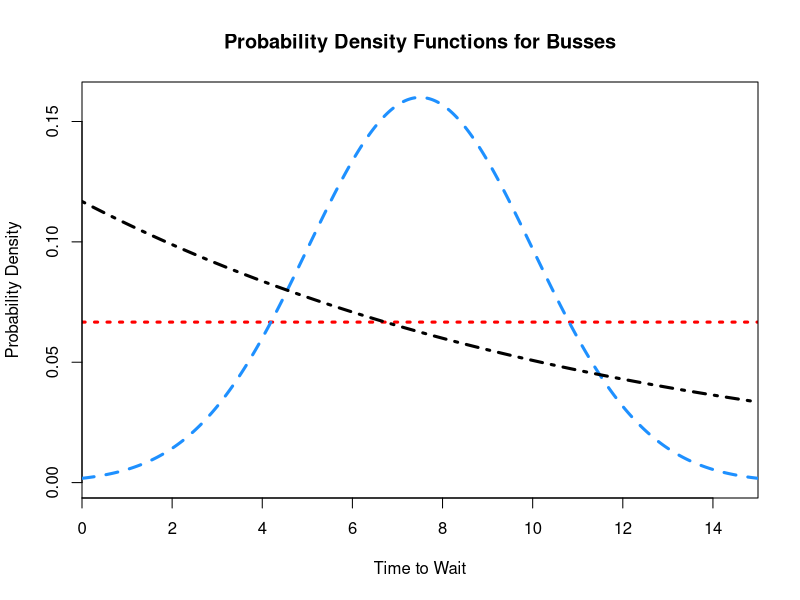
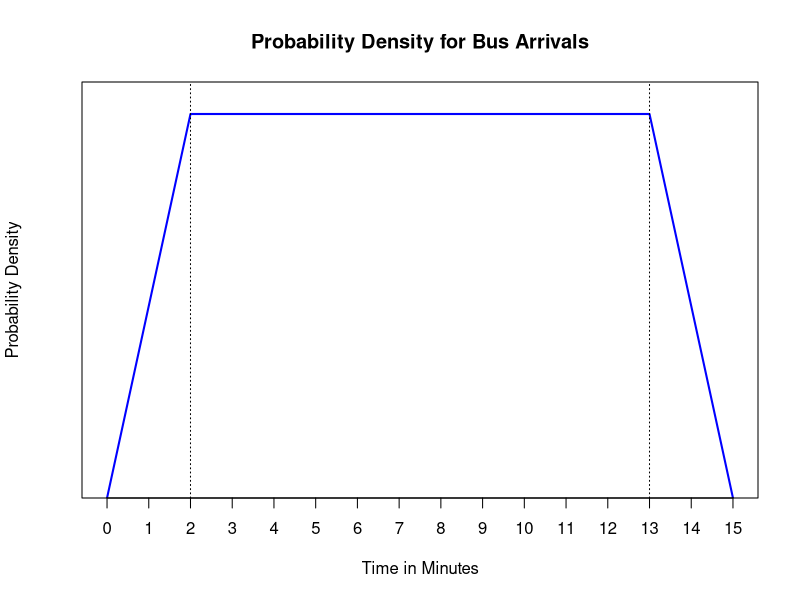
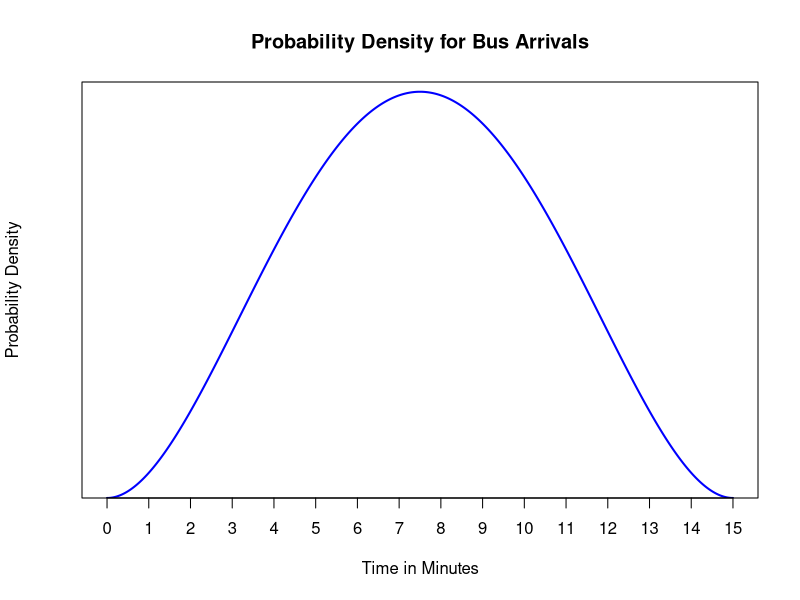
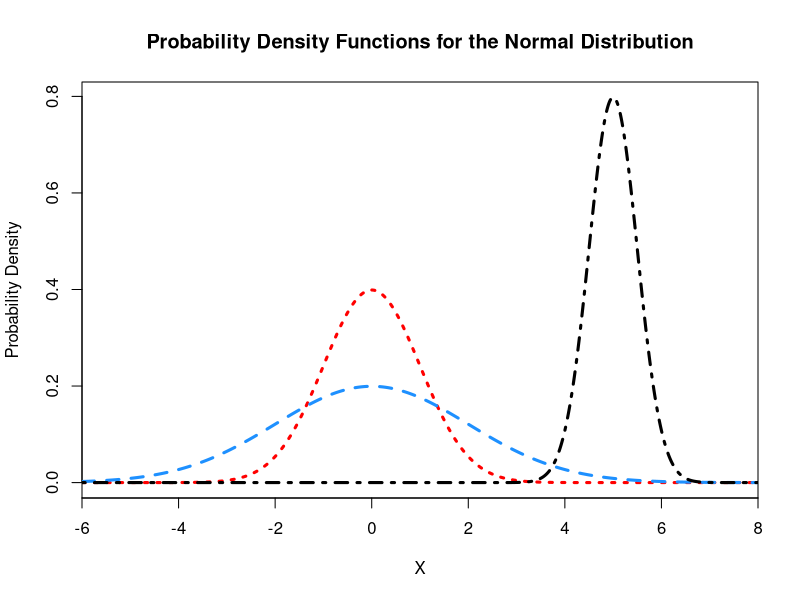
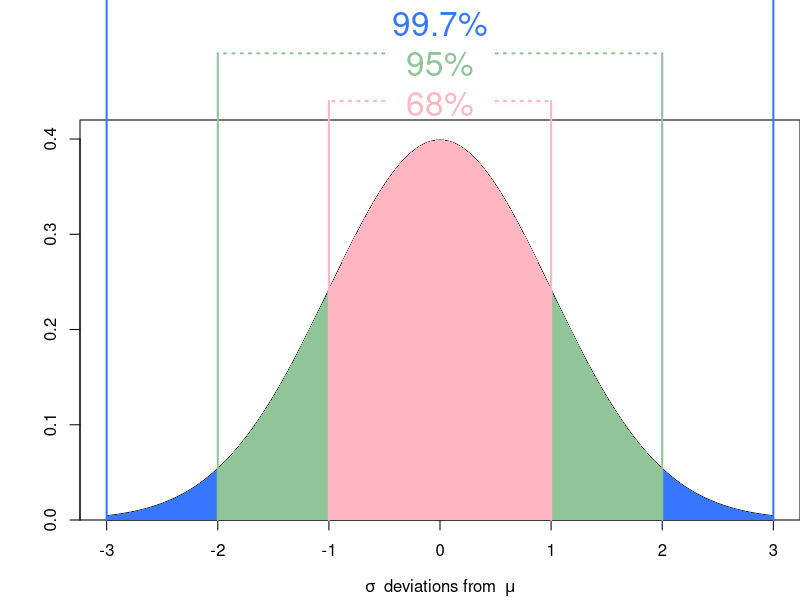
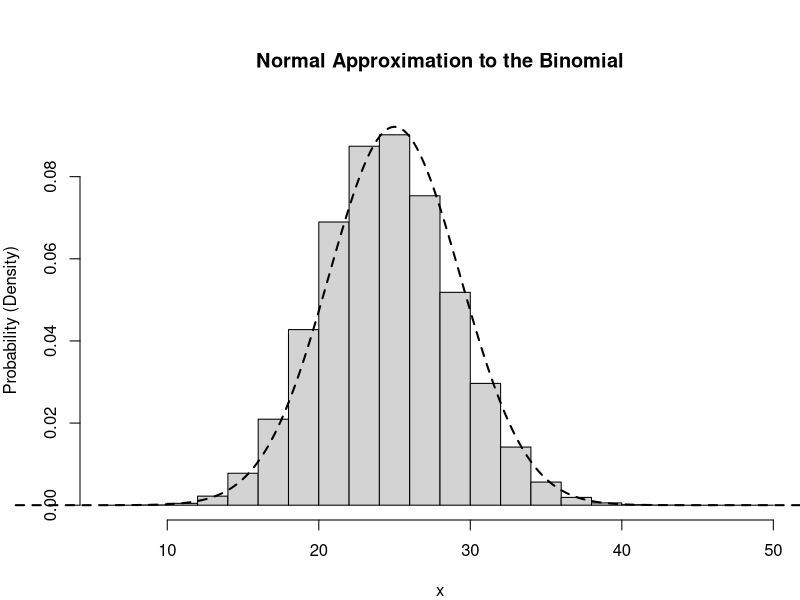
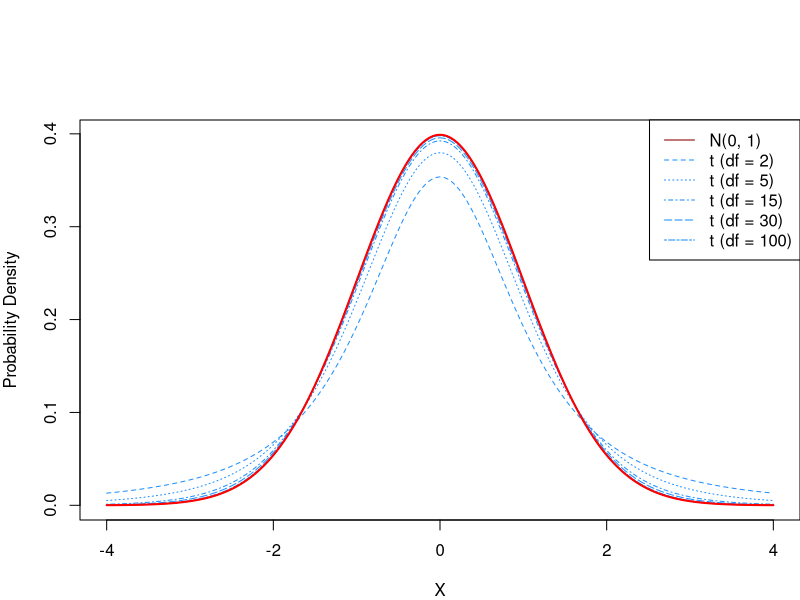
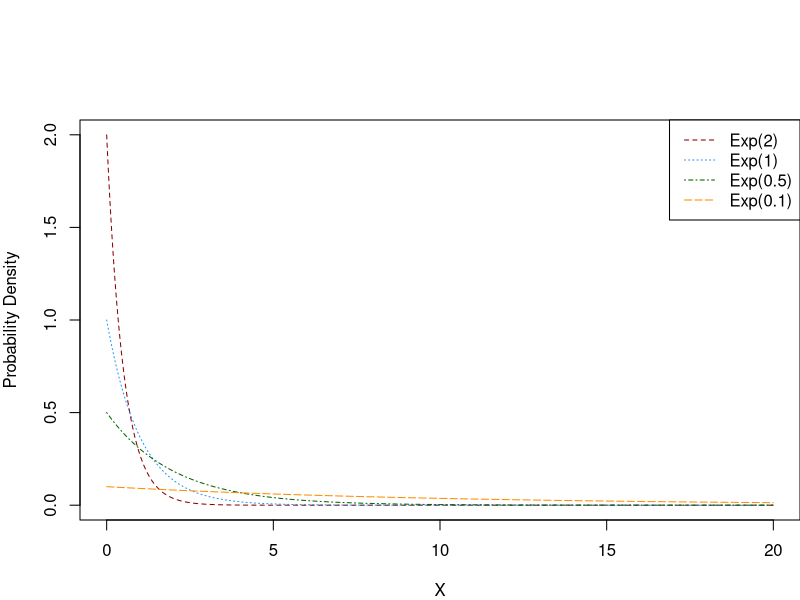

R code for these plots, in order:
## ---- chunk 1
#| echo: false

x <- seq(0, 15, length.out = 10^5)

y1 <- dunif(x, min = 0, max = 15)
y2 <- dnorm(x, mean = 7.5, sd = 2.5) / (pnorm(15, 7.5, 2.5) - pnorm(0, 7.5, 2.5))
y3 <- dexp(x, rate = 1/12)/(pexp(15, rate = 1/12))

plot(y1 ~ x, 
     main = "Probability Density Functions for Busses", 
     xlab = 'Time to Wait',
     ylab = "Probability Density",
     type = 'l',
     lty = 3,
     col = "red", 
     ylim = c(0, max(y1, y2, y3)),
     lwd = 3, xaxs="i")

lines(y2 ~ x, lty = 2, col = "dodgerblue", lwd = 3)
lines(y3 ~ x, lty = 4, col = "black", lwd = 3)
## ---- chunk 2
#| echo: false
#| crop: true

x <- c(0, 2, 13, 15)
y <- c(0, 1/13, 1/13, 0)

plot(x, y, ylim = c(0, 1/12), type = 'l', lwd=2, col='blue', yaxt = 'n', ylab = "Probability Density", xlab = 'Time in Minutes', yaxs = 'i', xaxt='n', main = "Probability Density for Bus Arrivals")
axis(1, at = seq(0, 15, by = 1))
abline(v = 2, lty = 3)
abline(v = 13, lty = 3)
## ---- chunk 3
#| echo: false
#| crop: true

x <- seq(0, 15, length.out = 10000)
fx <- function(x) { 
        2 * (x/15)^2 * (1 - x/15)^2
}

plot(x, fx(x), ylim = c(0, 0.128), type = 'l', lwd=2, col='blue', yaxt = 'n', ylab = "Probability Density", xlab = 'Time in Minutes', yaxs = 'i', xaxt='n', main = "Probability Density for Bus Arrivals")
axis(1, at = seq(0, 15, by = 1))
## ---- chunk 4
#| echo: false
#| label: fig-normal-density
#| fig-cap: "Three normal distribution densities plotted with mean 0 (red and blue), and mean 5 (black). The red density has variance 1, the blue density has variance 4, and the black density has variance 0.25."

x <- seq(-6, 8, length.out = 10^5)

y1 <- dnorm(x, mean = 0, sd = 1)
y2 <- dnorm(x, mean = 0, sd = 2)
y3 <- dnorm(x, mean = 5, sd = 0.5)

plot(y1 ~ x, 
     main = "Probability Density Functions for the Normal Distribution", 
     xlab = 'X',
     ylab = "Probability Density",
     type = 'l',
     lty = 3,
     col = "red", 
     ylim = c(0, max(y1, y2, y3)),
     lwd = 3, xaxs="i")

lines(y2 ~ x, lty = 2, col = "dodgerblue", lwd = 3)
lines(y3 ~ x, lty = 4, col = "black", lwd = 3)
## ---- chunk 5
#| echo: false
#| label: empirical_rule
#| cache: true 

x <- seq(-3, 3, length.out = 10^5)
y <- dnorm(x)

col1 <- rgb(255/255, 181/255, 194/255, alpha=1)
col2 <- rgb(145/255, 196/255, 153/255, alpha=1)
col3 <- rgb(55/255, 119/255, 255/255, alpha=1)


par(mar = c(4, 4, 6, 0), xpd = TRUE)

plot(y ~ x, 
     main = "", 
     xlab = expression(sigma~" deviations from "~mu), 
     ylab = "",
     type = 'l',
     ylim = c(0, 0.42),
     yaxs = "i")

polygon(c(-3, x[which(x >= -3 & x <= 3)], 3), 
        c(0, y[which(x >= -3 & x <= 3)], 0),
        col = col3, border = NA)

polygon(c(-2, x[which(x >= -2 & x <= 2)], 2), 
        c(0, y[which(x >= -2 & x <= 2)], 0),
        col = col2, border = NA)

polygon(c(-1, x[which(x >= -1 & x <= 1)], 1), 
        c(0, y[which(x >= -1 & x <= 1)], 0),
        col = col1, border = NA)

segments(
    x0 = c(-3, -2, -1, 1, 2, 3),
    y0 = 0,
    y1 = c(0.55, 0.49, 0.44, 0.44, 0.49, 0.55),
    lwd = 2,
    lty = 1,
    col = c(col3, col2,col1, col1,col2,col3)
)

segments(
    x0 = c(-0.65, -0.5, -0.5, 0.5, 0.5, 0.65),
    x1 = c(-3, -2, -1, 1, 2, 3),
    y0 = c(0.55, 0.49, 0.44, 0.44, 0.49, 0.55),
    lwd = 2,
    lty = 3,
    col = c(col3, col2,col1, col1,col2,col3)
)


mtext("68%", 
      side = 3, 
      line = 0,
      cex = 2, 
      outer = FALSE, 
      col = col1)

mtext("95%", 
      side = 3, 
      line = 2,
      cex = 2, 
      outer = FALSE, 
      col = col2)

mtext("99.7%", 
      side = 3, 
      line = 4,
      cex = 2, 
      outer = FALSE, 
      col = col3)
## ---- chunk 6
#| echo: false
#| label: fig-normal-approximation
#| cache: true 
#| fig-cap: "A plot showing the probability mass function of a $\\text{Bin}(100, 0.25)$ distribution, with a $N(25, 18.75)$ density overlaid, demonstrating the utility of the approximation."

set.seed(31415)

n <- 100
p <- 0.25

X <- rbinom(2*10^6, size = n, p = p)

pl_x <- seq(0, n, length.out = 10^5)
pl_y <- dnorm(pl_x, mean = n*p, sd = sqrt(n * p * (1-p)))

hist(X, 
     main = "Normal Approximation to the Binomial",
     xlab = "x",
     ylab = "Probability (Density)",
     prob = TRUE)
lines(pl_y ~ pl_x, lwd = 2, lty = 2)
## ---- chunk 7
#| echo: false
#| label: fig-t-dist
#| fig-cap: "The $t$ distribution compared with the standard normal. As the degrees of freedom increasing, the density function for the $t$ becomes closer and closer to the standard normal's density function, and at $\\nu = \\infty$ they theoretically overlap."

x <- seq(-4, 4, length.out=10000)
norm <- dnorm(x)

t2 <- dt(x, df=2)
t5 <- dt(x, df=5)
t15 <- dt(x, df=15)
t30 <- dt(x, df=30)
t100 <- dt(x, df=100)

plot(x, norm, ylab = "Probability Density", xlab = "X", type = 'l', lty=1, col='darkred')
lines(x, t2, lty=2, col='dodgerblue')
lines(x, t5, lty=3, col='dodgerblue')
lines(x, t15, lty=4, col='dodgerblue')
lines(x, t30, lty=5, col='dodgerblue')
lines(x, t100, lty=6, col='dodgerblue')
lines(x, norm, lwd = 2, col = "red")

legend("topright", 
        legend = c("N(0, 1)", 
                   "t (df = 2)",
                   "t (df = 5)",
                   "t (df = 15)",
                   "t (df = 30)",
                   "t (df = 100)"), 
        col = c("darkred", "dodgerblue", "dodgerblue", "dodgerblue", "dodgerblue", "dodgerblue"), 
        lty = 1:6)
## ---- chunk 8
#| echo: false
#| label: fig-exp-dist
#| fig-cap: "The exponential distribution shown for decreasing values of $\\lambda$. Note that as the rate decreases, the mean increases. As a result, at this resolution, the curve will appear to flatten out. This has the effect of making larger events increasing likely, while decreasing the relative likelihood of small events."

x <- seq(0, 20, length.out=10000)
e1 <- dexp(x, rate=2)
e2 <- dexp(x, rate=1)
e3 <- dexp(x, rate=0.5)
e4 <- dexp(x, rate=0.1)

plot(x, e1, ylab = "Probability Density", xlab = "X", type = 'l', lty=2, col='darkred')
lines(x, e2, lty=3, col='dodgerblue')
lines(x, e3, lty=4, col='darkgreen')
lines(x, e4, lty = 5, col = "darkorange")

legend("topright", 
        legend = c("Exp(2)", 
                   "Exp(1)",
                   "Exp(0.5)",
                   "Exp(0.1)"), 
        col = c("darkred", "dodgerblue", "darkgreen", "darkorange"), 
        lty = 2:5)
## ---- chunk 9
#| echo: false
#| label: fig-gamma-dist
#| fig-cap: "The Gamma distribution shown for various combinations of $\\alpha$ and $\\beta$."

x <- seq(0, 20, length.out=10000)
d1 <- dgamma(x, shape=1, scale=2)
d2 <- dgamma(x, shape=2, scale=2)
d3 <- dgamma(x, shape=3, scale=2)
d4 <- dgamma(x, shape=5, scale=1)
d5 <- dgamma(x, shape=10, scale=0.5)


plot(x, d1, ylab = "Probability Density", xlab = "X", type = 'l', lty=2, col='darkred')
lines(x, d2, lty=3, col='dodgerblue')
lines(x, d3, lty=4, col='darkgreen')
lines(x, d4, lty = 5, col = "darkorange")
lines(x, d5, lty = 6, col = "black")

legend("topright", 
        legend = c("Gamma(1, 2)", 
                   "Gamma(2, 2)",
                   "Gamma(3, 2)",
                   "Gamma(5, 1)",
                   "Gamma(10, 0.5)"), 
        col = c("darkred", "dodgerblue", "darkgreen", "darkorange", "black"), 
        lty = 2:6)
## ---- chunk 10
#| echo: false
#| label: fig-chisq-dist
#| fig-cap: "The chi-sqaured distribution shown for increasing degrees of freedom."

x <- seq(0, 40, length.out=10000)
d1 <- dchisq(x, df = 2)
d2 <- dchisq(x, df = 5)
d3 <- dchisq(x, df = 10)
d4 <- dchisq(x, df = 20)


plot(x, d1, ylab = "Probability Density", xlab = "X", type = 'l', lty=2, col='darkred')
lines(x, d2, lty=3, col='dodgerblue')
lines(x, d3, lty=4, col='darkgreen')
lines(x, d4, lty = 5, col = "darkorange")

legend("topright", 
        legend = c("df = 2",
                   "df = 5",
                   "df = 10",
                   "df = 20"), 
        col = c("darkred", "dodgerblue", "darkgreen", "darkorange", "black"), 
        lty = 2:6)
## ---- chunk 11
#| collapse: true

## Normality
# N(0, 1)
dnorm(0.25) # f(0.25)
pnorm(0.25) # P(X <= 0.25)

# N(5, 4)
dnorm(4.9, mean = 5, sd = sqrt(4)) # f(4.9)
pnorm(4.9, mean = 5, sd = sqrt(4)) # P(X <= 4.9)

# N(0, 1) - Explicitly
dnorm(1, mean = 0, sd = 1) # f(1)
pnorm(1, mean = 0, sd = 1) # P(X <= 1)

## t-Distribution
# t_5
dt(0.25, df = 5)
pt(0.25, df = 5)

# Consider the approach to the normal distribution
for(df in 2:30) {
  print(paste0("The difference at df=", df, " is ", 
                dt(0, df=df) - dnorm(0)))
}

## Exponential Distribution
dexp(2, rate = 1/2)
pexp(2, rate = 1/2)

## Gamma Distribution
dgamma(2, shape = 1, scale = 2) # Exp(2)
pgamma(2, shape = 1, scale = 2) # Exp(2)

## Chisquare Distribution
dchisq(2, df = 5)
pchisq(2, df = 5)

# Using Gamma Functions
dgamma(2, shape = 5/2, scale = 2)
pgamma(2, shape = 5/2, scale = 2)

